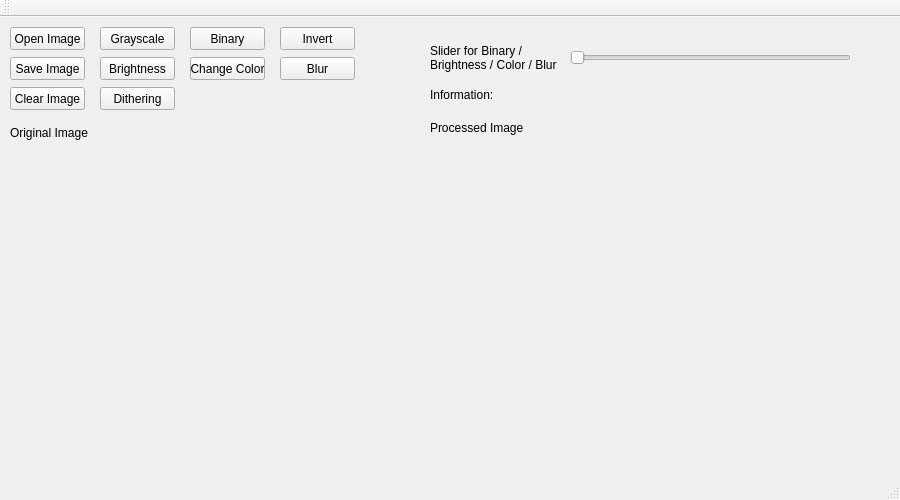
<?xml version="1.0" encoding="UTF-8"?>
<ui version="4.0">
 <class>MainWindow</class>
 <widget class="QMainWindow" name="MainWindow">
  <property name="geometry">
   <rect>
    <x>0</x>
    <y>0</y>
    <width>900</width>
    <height>500</height>
   </rect>
  </property>
  <property name="windowTitle">
   <string>MainWindow</string>
  </property>
  <widget class="QWidget" name="centralWidget">
   <widget class="QLabel" name="label_img_original">
    <property name="geometry">
     <rect>
      <x>10</x>
      <y>140</y>
      <width>400</width>
      <height>300</height>
     </rect>
    </property>
    <property name="text">
     <string/>
    </property>
   </widget>
   <widget class="QPushButton" name="pushButton_open">
    <property name="geometry">
     <rect>
      <x>10</x>
      <y>10</y>
      <width>75</width>
      <height>23</height>
     </rect>
    </property>
    <property name="text">
     <string>Open Image</string>
    </property>
   </widget>
   <widget class="QLabel" name="label_original">
    <property name="geometry">
     <rect>
      <x>10</x>
      <y>100</y>
      <width>91</width>
      <height>31</height>
     </rect>
    </property>
    <property name="text">
     <string>Original Image</string>
    </property>
   </widget>
   <widget class="QLabel" name="label_img_processed">
    <property name="geometry">
     <rect>
      <x>430</x>
      <y>140</y>
      <width>400</width>
      <height>300</height>
     </rect>
    </property>
    <property name="text">
     <string/>
    </property>
   </widget>
   <widget class="QLabel" name="label_processed">
    <property name="geometry">
     <rect>
      <x>430</x>
      <y>90</y>
      <width>101</width>
      <height>41</height>
     </rect>
    </property>
    <property name="text">
     <string>Processed Image</string>
    </property>
   </widget>
   <widget class="QPushButton" name="pushButton_gray">
    <property name="geometry">
     <rect>
      <x>100</x>
      <y>10</y>
      <width>75</width>
      <height>23</height>
     </rect>
    </property>
    <property name="text">
     <string>Grayscale</string>
    </property>
    <property name="checkable">
     <bool>false</bool>
    </property>
   </widget>
   <widget class="QPushButton" name="pushButton_Binary">
    <property name="geometry">
     <rect>
      <x>190</x>
      <y>10</y>
      <width>75</width>
      <height>23</height>
     </rect>
    </property>
    <property name="text">
     <string>Binary</string>
    </property>
    <property name="checkable">
     <bool>false</bool>
    </property>
   </widget>
   <widget class="QSlider" name="horizontalSlider">
    <property name="geometry">
     <rect>
      <x>570</x>
      <y>30</y>
      <width>281</width>
      <height>22</height>
     </rect>
    </property>
    <property name="maximum">
     <number>255</number>
    </property>
    <property name="orientation">
     <enum>Qt::Horizontal</enum>
    </property>
   </widget>
   <widget class="QLabel" name="label_slider">
    <property name="geometry">
     <rect>
      <x>430</x>
      <y>20</y>
      <width>131</width>
      <height>41</height>
     </rect>
    </property>
    <property name="text">
     <string>Slider for Binary / Brightness / Color / Blur</string>
    </property>
    <property name="wordWrap">
     <bool>true</bool>
    </property>
   </widget>
   <widget class="QPushButton" name="pushButton_Clear">
    <property name="geometry">
     <rect>
      <x>10</x>
      <y>70</y>
      <width>75</width>
      <height>23</height>
     </rect>
    </property>
    <property name="text">
     <string>Clear Image</string>
    </property>
   </widget>
   <widget class="QPushButton" name="pushButton_Brightness">
    <property name="geometry">
     <rect>
      <x>100</x>
      <y>40</y>
      <width>75</width>
      <height>23</height>
     </rect>
    </property>
    <property name="text">
     <string>Brightness</string>
    </property>
    <property name="checkable">
     <bool>false</bool>
    </property>
   </widget>
   <widget class="QPushButton" name="pushButton_Color">
    <property name="geometry">
     <rect>
      <x>190</x>
      <y>40</y>
      <width>75</width>
      <height>23</height>
     </rect>
    </property>
    <property name="text">
     <string>Change Color</string>
    </property>
    <property name="checkable">
     <bool>false</bool>
    </property>
   </widget>
   <widget class="QPushButton" name="pushButton_Blur">
    <property name="geometry">
     <rect>
      <x>280</x>
      <y>40</y>
      <width>75</width>
      <height>23</height>
     </rect>
    </property>
    <property name="text">
     <string>Blur</string>
    </property>
    <property name="checkable">
     <bool>false</bool>
    </property>
   </widget>
   <widget class="QPushButton" name="pushButton_Save">
    <property name="geometry">
     <rect>
      <x>10</x>
      <y>40</y>
      <width>75</width>
      <height>23</height>
     </rect>
    </property>
    <property name="text">
     <string>Save Image</string>
    </property>
    <property name="checkable">
     <bool>false</bool>
    </property>
   </widget>
   <widget class="QPushButton" name="pushButton_Invert">
    <property name="geometry">
     <rect>
      <x>280</x>
      <y>10</y>
      <width>75</width>
      <height>23</height>
     </rect>
    </property>
    <property name="text">
     <string>Invert</string>
    </property>
   </widget>
   <widget class="QLabel" name="label_information">
    <property name="geometry">
     <rect>
      <x>430</x>
      <y>70</y>
      <width>421</width>
      <height>16</height>
     </rect>
    </property>
    <property name="text">
     <string>Information: </string>
    </property>
   </widget>
   <widget class="QPushButton" name="pushButton">
    <property name="geometry">
     <rect>
      <x>100</x>
      <y>70</y>
      <width>75</width>
      <height>23</height>
     </rect>
    </property>
    <property name="text">
     <string>Dithering</string>
    </property>
   </widget>
  </widget>
  <widget class="QMenuBar" name="menuBar">
   <property name="geometry">
    <rect>
     <x>0</x>
     <y>0</y>
     <width>900</width>
     <height>21</height>
    </rect>
   </property>
  </widget>
  <widget class="QToolBar" name="mainToolBar">
   <attribute name="toolBarArea">
    <enum>TopToolBarArea</enum>
   </attribute>
   <attribute name="toolBarBreak">
    <bool>false</bool>
   </attribute>
  </widget>
  <widget class="QStatusBar" name="statusBar"/>
 </widget>
 <layoutdefault spacing="6" margin="11"/>
 <resources/>
 <connections/>
</ui>
